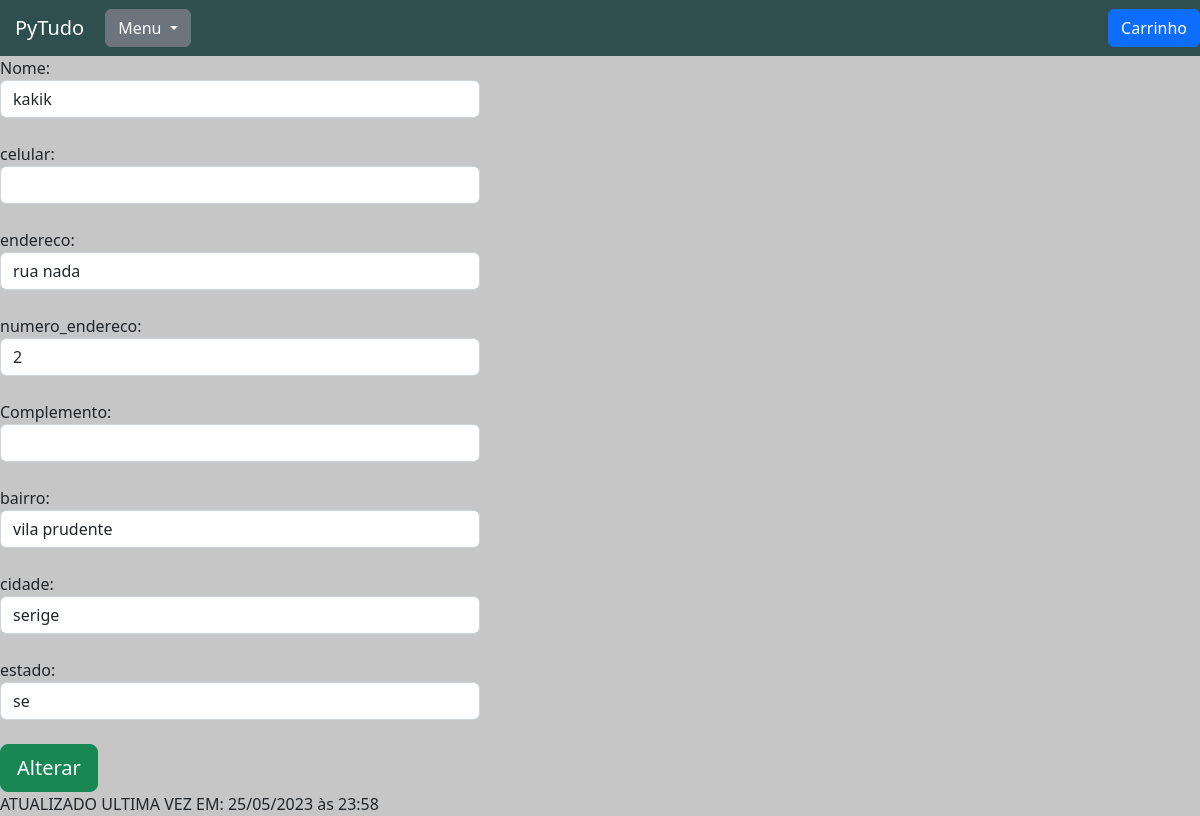
Page /usuarios/atualizar_usuario/8 on the earlier database version.
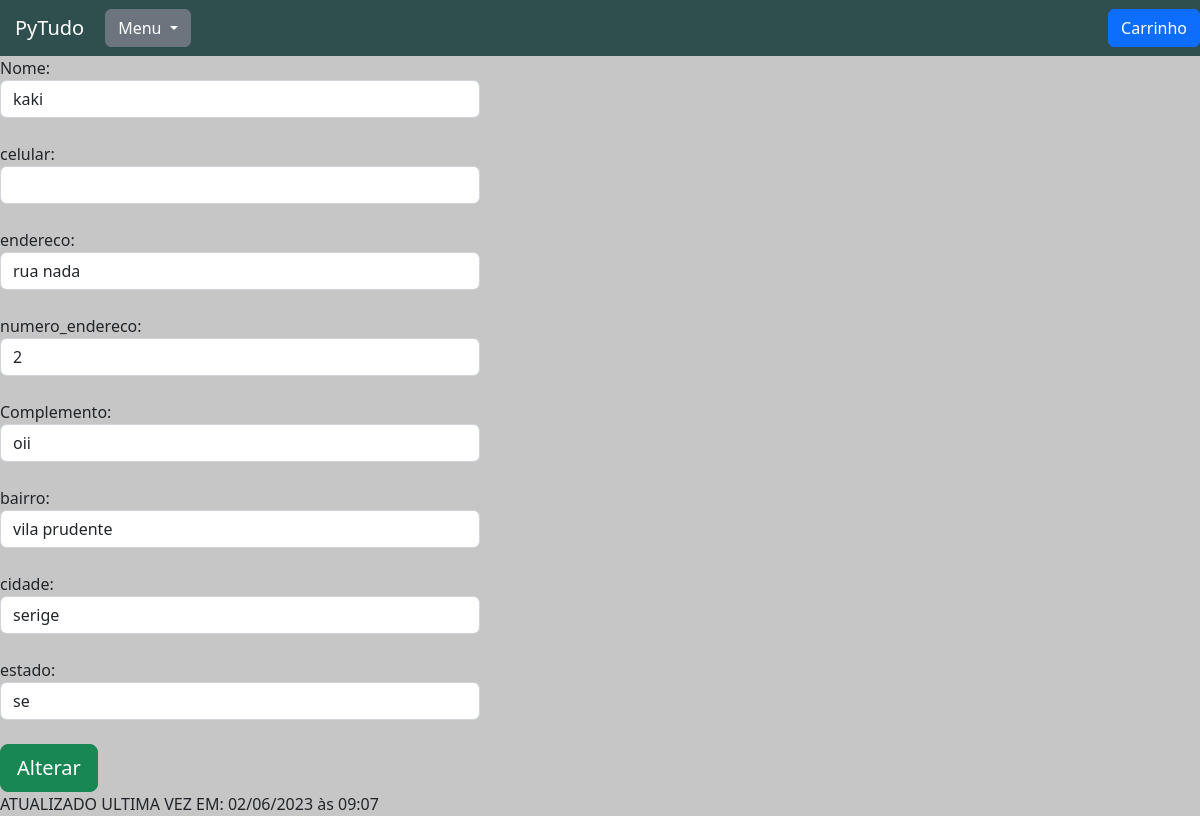
Same page on the later database version.
### usuarios/models.py (models this page shows, shortened)
class Usuarios(models.Model):
    usuario = models.ForeignKey(settings.AUTH_USER_MODEL, on_delete=models.CASCADE)
    nome = models.CharField(max_length=40)
    cpf = CPFField('CPF')
    data_de_nascimento = models.DateField()
    celular = PhoneNumberField(null=False, blank=False)
    endereco = models.CharField(max_length=50)
    numero_endereco = models.CharField(max_length=10)
    complemento = models.CharField(max_length=50, blank=True, null= True)
    bairro = models.CharField(max_length=30)
    cidade = models.CharField(max_length=30)
    estado = models.CharField(max_length=30)
    data_atualizacao = models.DateTimeField(auto_now=True, null=True)

### usuarios/views.py (the view, shortened to what this page needs)
# urls.py: path('atualizar_usuario/<int:id>', views.atualizar_usuario, name='atualizar_usuario'),
def atualizar_usuario(request, id):
    if request.method == 'GET':
        usuario = Usuarios.objects.get(id=id)
        return render(request, 'atualizar_usuario.html', {'usuario': usuario})

### usuarios/templates/atualizar_usuario.html (shortened to what this page needs)
{% extends 'base.html' %}
{% load static %}
{% block 'head' %}
    <link href="{% static 'usuarios/css/atualizar_usuario.css' %}" rel="stylesheet">
{% endblock %}
{% block 'body' %}
            <form action="{% url 'atualizar_usuario' usuario.id %}" method="POST"> {% csrf_token %}
                <label>Nome:</label>
                <input style="width: 40%;" class="form-control" type="texte" value="{{usuario.nome}}" name="nome">
                <br>
                <label>celular:</label>
                <input style="width: 40%;" class="form-control" id="celular" type="texte" value="{{usuario.celular.as_national}}" name="celular">
                <br>
                <label>endereco:</label>
                <input style="width: 40%;" class="form-control" type="texte" value="{{usuario.endereco}}" name="endereco">
                <br>
                <label>numero_endereco:</label>
                <input style="width: 40%;" class="form-control" type="texte" value="{{usuario.numero_endereco}}" name="numero_endereco">
                <br>
                <label>Complemento:</label>
                {% if usuario.complemento %}
                    <input style="width: 40%;" class="form-control" type="texte" value="{{usuario.complemento}}" name="complemento">
                {% else %}
                    <input style="width: 40%;" class="form-control" type="texte" name="complemento">
                {% endif %}
                <br>
                <label>bairro:</label>
                <input style="width: 40%;" class="form-control" type="texte" value="{{usuario.bairro}}" name="bairro">
                <br>
                <label>cidade:</label>
                <input style="width: 40%;" class="form-control" type="texte" value="{{usuario.cidade}}" name="cidade">
                <br>
                <label>estado:</label>
                <input style="width: 40%;" class="form-control" type="texte" value="{{usuario.estado}}" name="estado">
                <br>
                <input type="submit" class="btn btn-success btn-lg" value="Alterar">
            </form>
            ATUALIZADO ULTIMA VEZ EM: {{usuario.data_atualizacao|date:"d/m/Y" }} às {{usuario.data_atualizacao|time:"H:i" }}
{% endblock %}

Differences in the rows shown:
changed Usuarios "rua nada": nome "kakik" → "kaki"; complemento (not shown) → "oii"; data_atualizacao "25/05/2023" → "02/06/2023"; data_atualizacao "23:58" → "09:07"
